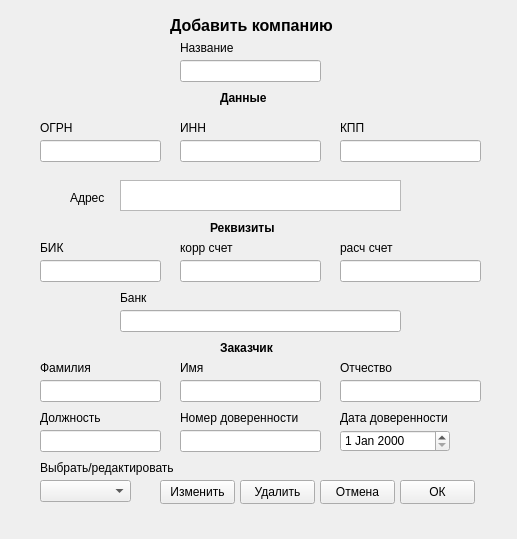
<?xml version="1.0" encoding="UTF-8"?>
<ui version="4.0">
 <class>widget</class>
 <widget class="QWidget" name="widget">
  <property name="geometry">
   <rect>
    <x>0</x>
    <y>0</y>
    <width>517</width>
    <height>539</height>
   </rect>
  </property>
  <property name="windowTitle">
   <string>Добавить заказчика</string>
  </property>
  <widget class="QLabel" name="label">
   <property name="geometry">
    <rect>
     <x>170</x>
     <y>10</y>
     <width>171</width>
     <height>31</height>
    </rect>
   </property>
   <property name="font">
    <font>
     <pointsize>12</pointsize>
     <bold>true</bold>
    </font>
   </property>
   <property name="text">
    <string>Добавить компанию</string>
   </property>
  </widget>
  <widget class="QLineEdit" name="company">
   <property name="geometry">
    <rect>
     <x>180</x>
     <y>60</y>
     <width>141</width>
     <height>22</height>
    </rect>
   </property>
  </widget>
  <widget class="QLineEdit" name="kpp">
   <property name="geometry">
    <rect>
     <x>340</x>
     <y>140</y>
     <width>141</width>
     <height>22</height>
    </rect>
   </property>
  </widget>
  <widget class="QLineEdit" name="inn">
   <property name="geometry">
    <rect>
     <x>180</x>
     <y>140</y>
     <width>141</width>
     <height>22</height>
    </rect>
   </property>
  </widget>
  <widget class="QLineEdit" name="ogrn">
   <property name="geometry">
    <rect>
     <x>40</x>
     <y>140</y>
     <width>121</width>
     <height>22</height>
    </rect>
   </property>
  </widget>
  <widget class="QLabel" name="label_2">
   <property name="geometry">
    <rect>
     <x>180</x>
     <y>40</y>
     <width>91</width>
     <height>16</height>
    </rect>
   </property>
   <property name="text">
    <string>Название</string>
   </property>
  </widget>
  <widget class="QLabel" name="label_3">
   <property name="geometry">
    <rect>
     <x>340</x>
     <y>120</y>
     <width>49</width>
     <height>16</height>
    </rect>
   </property>
   <property name="text">
    <string>КПП</string>
   </property>
  </widget>
  <widget class="QLabel" name="label_4">
   <property name="geometry">
    <rect>
     <x>180</x>
     <y>120</y>
     <width>49</width>
     <height>16</height>
    </rect>
   </property>
   <property name="text">
    <string>ИНН</string>
   </property>
  </widget>
  <widget class="QLabel" name="label_5">
   <property name="geometry">
    <rect>
     <x>40</x>
     <y>120</y>
     <width>49</width>
     <height>16</height>
    </rect>
   </property>
   <property name="text">
    <string>ОГРН</string>
   </property>
  </widget>
  <widget class="QPlainTextEdit" name="adr">
   <property name="geometry">
    <rect>
     <x>120</x>
     <y>180</y>
     <width>281</width>
     <height>31</height>
    </rect>
   </property>
  </widget>
  <widget class="QLabel" name="label_6">
   <property name="geometry">
    <rect>
     <x>70</x>
     <y>190</y>
     <width>91</width>
     <height>16</height>
    </rect>
   </property>
   <property name="text">
    <string>Адрес</string>
   </property>
  </widget>
  <widget class="QPushButton" name="b_ok">
   <property name="geometry">
    <rect>
     <x>400</x>
     <y>480</y>
     <width>75</width>
     <height>24</height>
    </rect>
   </property>
   <property name="text">
    <string>ОК</string>
   </property>
  </widget>
  <widget class="QPushButton" name="b_cancel">
   <property name="geometry">
    <rect>
     <x>320</x>
     <y>480</y>
     <width>75</width>
     <height>24</height>
    </rect>
   </property>
   <property name="text">
    <string>Отмена</string>
   </property>
  </widget>
  <widget class="QLineEdit" name="korbill">
   <property name="geometry">
    <rect>
     <x>180</x>
     <y>260</y>
     <width>141</width>
     <height>22</height>
    </rect>
   </property>
  </widget>
  <widget class="QLabel" name="label_7">
   <property name="geometry">
    <rect>
     <x>180</x>
     <y>240</y>
     <width>111</width>
     <height>16</height>
    </rect>
   </property>
   <property name="text">
    <string>корр счет</string>
   </property>
  </widget>
  <widget class="QLabel" name="label_8">
   <property name="geometry">
    <rect>
     <x>40</x>
     <y>240</y>
     <width>49</width>
     <height>16</height>
    </rect>
   </property>
   <property name="text">
    <string>БИК</string>
   </property>
  </widget>
  <widget class="QLineEdit" name="bik">
   <property name="geometry">
    <rect>
     <x>40</x>
     <y>260</y>
     <width>121</width>
     <height>22</height>
    </rect>
   </property>
  </widget>
  <widget class="QLabel" name="label_9">
   <property name="geometry">
    <rect>
     <x>340</x>
     <y>240</y>
     <width>111</width>
     <height>16</height>
    </rect>
   </property>
   <property name="text">
    <string>расч счет</string>
   </property>
  </widget>
  <widget class="QLineEdit" name="rbill">
   <property name="geometry">
    <rect>
     <x>340</x>
     <y>260</y>
     <width>141</width>
     <height>22</height>
    </rect>
   </property>
  </widget>
  <widget class="QLineEdit" name="bank">
   <property name="geometry">
    <rect>
     <x>120</x>
     <y>310</y>
     <width>281</width>
     <height>22</height>
    </rect>
   </property>
   <property name="text">
    <string/>
   </property>
  </widget>
  <widget class="QLabel" name="label_10">
   <property name="geometry">
    <rect>
     <x>120</x>
     <y>290</y>
     <width>111</width>
     <height>16</height>
    </rect>
   </property>
   <property name="text">
    <string>Банк</string>
   </property>
  </widget>
  <widget class="QLineEdit" name="name">
   <property name="geometry">
    <rect>
     <x>180</x>
     <y>380</y>
     <width>141</width>
     <height>22</height>
    </rect>
   </property>
   <property name="text">
    <string/>
   </property>
  </widget>
  <widget class="QLineEdit" name="family">
   <property name="geometry">
    <rect>
     <x>40</x>
     <y>380</y>
     <width>121</width>
     <height>22</height>
    </rect>
   </property>
  </widget>
  <widget class="QLabel" name="label_11">
   <property name="geometry">
    <rect>
     <x>40</x>
     <y>360</y>
     <width>111</width>
     <height>16</height>
    </rect>
   </property>
   <property name="text">
    <string>Фамилия </string>
   </property>
  </widget>
  <widget class="QLabel" name="label_12">
   <property name="geometry">
    <rect>
     <x>180</x>
     <y>360</y>
     <width>111</width>
     <height>16</height>
    </rect>
   </property>
   <property name="text">
    <string>Имя</string>
   </property>
  </widget>
  <widget class="QLineEdit" name="count_dovr">
   <property name="geometry">
    <rect>
     <x>180</x>
     <y>430</y>
     <width>141</width>
     <height>22</height>
    </rect>
   </property>
   <property name="text">
    <string/>
   </property>
  </widget>
  <widget class="QLineEdit" name="surname">
   <property name="geometry">
    <rect>
     <x>340</x>
     <y>380</y>
     <width>141</width>
     <height>22</height>
    </rect>
   </property>
  </widget>
  <widget class="QLabel" name="label_13">
   <property name="geometry">
    <rect>
     <x>340</x>
     <y>360</y>
     <width>111</width>
     <height>16</height>
    </rect>
   </property>
   <property name="text">
    <string>Отчество</string>
   </property>
  </widget>
  <widget class="QLabel" name="label_14">
   <property name="geometry">
    <rect>
     <x>180</x>
     <y>410</y>
     <width>121</width>
     <height>16</height>
    </rect>
   </property>
   <property name="text">
    <string>Номер доверенности</string>
   </property>
  </widget>
  <widget class="QDateEdit" name="date_dovr">
   <property name="geometry">
    <rect>
     <x>340</x>
     <y>430</y>
     <width>110</width>
     <height>22</height>
    </rect>
   </property>
  </widget>
  <widget class="QLabel" name="label_15">
   <property name="geometry">
    <rect>
     <x>340</x>
     <y>410</y>
     <width>111</width>
     <height>16</height>
    </rect>
   </property>
   <property name="text">
    <string>Дата доверенности</string>
   </property>
  </widget>
  <widget class="QLabel" name="label_16">
   <property name="geometry">
    <rect>
     <x>220</x>
     <y>90</y>
     <width>49</width>
     <height>16</height>
    </rect>
   </property>
   <property name="font">
    <font>
     <bold>true</bold>
    </font>
   </property>
   <property name="text">
    <string>Данные</string>
   </property>
  </widget>
  <widget class="QLabel" name="label_17">
   <property name="geometry">
    <rect>
     <x>210</x>
     <y>220</y>
     <width>71</width>
     <height>16</height>
    </rect>
   </property>
   <property name="font">
    <font>
     <bold>true</bold>
    </font>
   </property>
   <property name="text">
    <string>Реквизиты</string>
   </property>
  </widget>
  <widget class="QLabel" name="label_18">
   <property name="geometry">
    <rect>
     <x>220</x>
     <y>340</y>
     <width>61</width>
     <height>16</height>
    </rect>
   </property>
   <property name="font">
    <font>
     <bold>true</bold>
    </font>
   </property>
   <property name="text">
    <string>Заказчик</string>
   </property>
  </widget>
  <widget class="QLineEdit" name="post">
   <property name="geometry">
    <rect>
     <x>40</x>
     <y>430</y>
     <width>121</width>
     <height>22</height>
    </rect>
   </property>
  </widget>
  <widget class="QLabel" name="label_19">
   <property name="geometry">
    <rect>
     <x>40</x>
     <y>410</y>
     <width>121</width>
     <height>16</height>
    </rect>
   </property>
   <property name="text">
    <string>Должность</string>
   </property>
  </widget>
  <widget class="QComboBox" name="cb_select">
   <property name="geometry">
    <rect>
     <x>40</x>
     <y>480</y>
     <width>91</width>
     <height>22</height>
    </rect>
   </property>
  </widget>
  <widget class="QLabel" name="label_20">
   <property name="geometry">
    <rect>
     <x>40</x>
     <y>460</y>
     <width>151</width>
     <height>16</height>
    </rect>
   </property>
   <property name="text">
    <string>Выбрать/редактировать</string>
   </property>
  </widget>
  <widget class="QPushButton" name="b_change">
   <property name="geometry">
    <rect>
     <x>160</x>
     <y>480</y>
     <width>75</width>
     <height>24</height>
    </rect>
   </property>
   <property name="text">
    <string>Изменить</string>
   </property>
  </widget>
  <widget class="QPushButton" name="b_kill">
   <property name="geometry">
    <rect>
     <x>240</x>
     <y>480</y>
     <width>75</width>
     <height>24</height>
    </rect>
   </property>
   <property name="text">
    <string>Удалить</string>
   </property>
  </widget>
 </widget>
 <resources/>
 <connections/>
</ui>
